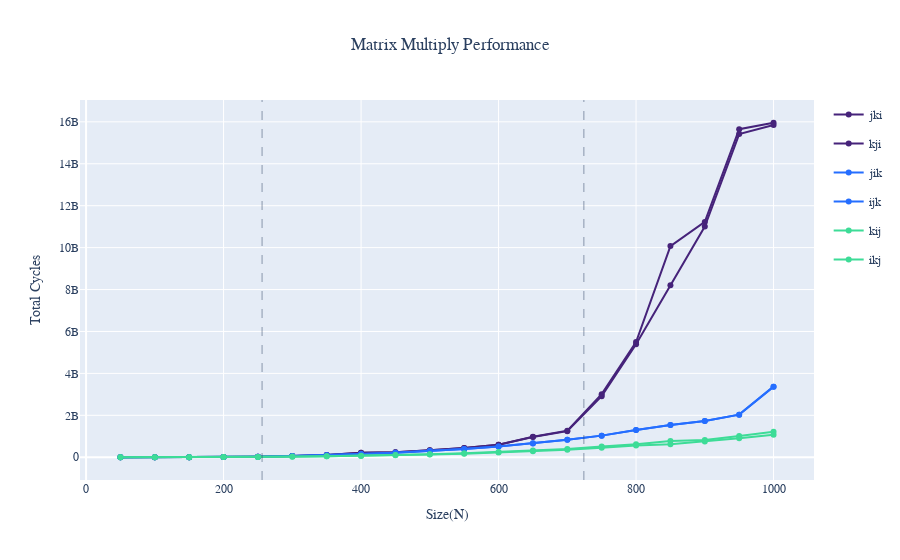

Notebook source saved alongside this figure:
### Code cell
import plotly.express as px
import plotly.graph_objects as go

# column groupings
cols = {
    # inner loop: column-wise access of A & C
    "AC": { "names": ["jki", "kji"], "color": "#46237a"}, 
    
    # inner loop: row-wise access of A, column-wise access of B
    "AB": { "names": ["jik", "ijk"], "color": "#256eff"}, 

    # inner loop: row-wise access of B & C
    "BC": { "names": ["kij", "ikj"], "color": "#3ddc97"}, 
}


def fig_args(cols, class_):
    ys = cols[class_]["names"]
    color = cols[class_]["color"]
    colors = {y:color for y in ys}
    return {
        "x": "N",
        "y": ys,
        "markers": True,
        "color_discrete_map":colors,
    }

results_df = df.to_pandas()
figAC = px.line(results_df, **fig_args(cols, "AC"))
figAB = px.line(results_df, **fig_args(cols, "AB"))
figBC = px.line(results_df, **fig_args(cols, "BC"))

layout = {
    "font": {"family": "Courier New"},
    "title_text": "Matrix Multiply Performance",
    "title_x": 0.5,
    "xaxis_title":"Size(N)",
    "yaxis_title":"Total Cycles",
    "height": 700,
}

fig = go.Figure(layout=layout,data=figAC.data + figAB.data + figBC.data)
fig.add_vline(x=l2_cutoff, line_width=0.5, line_dash="dash")
fig.add_vline(x=l3_cutoff, line_width=0.5, line_dash="dash")
# fig.update_yaxes(type="log")
fig.show()

### Figure 1 — Plotly figure (JSON) as saved in the notebook; plotly's stock layout.template omitted (floating-point values rounded to 4 significant figures)
{"data": [{"hovertemplate": "variable=jki<br>N=%{x}<br>value=%{y}<extra></extra>", "legendgroup": "jki", "line": {"color": "#46237a", "dash": "solid"}, "marker": {"symbol": "circle"}, "mode": "lines+markers", "name": "jki", "orientation": "v", "showlegend": true, "type": "scatter", "x": [50, 100, 150, 200, 250, 300, 350, 400, 450, 500, 550, 600, 650, 700, 750, 800, 850, 900, 950, 1000], "xaxis": "x", "y": [154754, 1351384, 5474966, 13841778, 28263062, 61132920, 112184072, 209115950, 242030116, 335806434, 446907006, 600894422, 974395662, 1267458862, 3009915454, 5492524276, 10072968572, 11225391360, 15647547820, 15956110260], "yaxis": "y"}, {"hovertemplate": "variable=kji<br>N=%{x}<br>value=%{y}<extra></extra>", "legendgroup": "kji", "line": {"color": "#46237a", "dash": "solid"}, "marker": {"symbol": "circle"}, "mode": "lines+markers", "name": "kji", "orientation": "v", "showlegend": true, "type": "scatter", "x": [50, 100, 150, 200, 250, 300, 350, 400, 450, 500, 550, 600, 650, 700, 750, 800, 850, 900, 950, 1000], "xaxis": "x", "y": [154708, 1335604, 5426906, 13841780, 28262020, 61132920, 112184072, 209115952, 242030116, 335806436, 446907008, 600894422, 961430350, 1244201124, 2911171940, 5391181288, 8203242254, 11003976642, 15415745256, 15846825686], "yaxis": "y"}, {"hovertemplate": "variable=jik<br>N=%{x}<br>value=%{y}<extra></extra>", "legendgroup": "jik", "line": {"color": "#256eff", "dash": "solid"}, "marker": {"symbol": "circle"}, "mode": "lines+markers", "name": "jik", "orientation": "v", "showlegend": true, "type": "scatter", "x": [50, 100, 150, 200, 250, 300, 350, 400, 450, 500, 550, 600, 650, 700, 750, 800, 850, 900, 950, 1000], "xaxis": "x", "y": [154708, 1335604, 5426908, 13841778, 28262018, 61132920, 97953406, 150888790, 213287836, 295399160, 394922682, 517669586, 664085998, 832872712, 1031486048, 1302529214, 1535027896, 1728604296, 2032249724, 3368324556], "yaxis": "y"}, {"hovertemplate": "variable=ijk<br>N=%{x}<br>value=%{y}<extra></extra>", "legendgroup": "ijk", "line": {"color": "#256eff", "dash": "solid"}, "marker": {"symbol": "circle"}, "mode": "lines+markers", "name": "ijk", "orientation": "v", "showlegend": true, "type": "scatter", "x": [50, 100, 150, 200, 250, 300, 350, 400, 450, 500, 550, 600, 650, 700, 750, 800, 850, 900, 950, 1000], "xaxis": "x", "y": [154710, 1335606, 5426908, 13841780, 28262018, 61132918, 97953404, 150888790, 213287834, 293679488, 392890322, 517669588, 658955150, 832872710, 1031486048, 1302529212, 1535027896, 1728604298, 2032249722, 3368324554], "yaxis": "y"}, {"hovertemplate": "variable=kij<br>N=%{x}<br>value=%{y}<extra></extra>", "legendgroup": "kij", "line": {"color": "#3ddc97", "dash": "solid"}, "marker": {"symbol": "circle"}, "mode": "lines+markers", "name": "kij", "orientation": "v", "showlegend": true, "type": "scatter", "x": [50, 100, 150, 200, 250, 300, 350, 400, 450, 500, 550, 600, 650, 700, 750, 800, 850, 900, 950, 1000], "xaxis": "x", "y": [152218, 1074146, 3619096, 8884384, 17504286, 30106248, 46386888, 71828360, 102554792, 140629378, 189986920, 251448276, 318134592, 399256856, 511712118, 617190936, 774781592, 823260566, 1010403226, 1211836932], "yaxis": "y"}, {"hovertemplate": "variable=ikj<br>N=%{x}<br>value=%{y}<extra></extra>", "legendgroup": "ikj", "line": {"color": "#3ddc97", "dash": "solid"}, "marker": {"symbol": "circle"}, "mode": "lines+markers", "name": "ikj", "orientation": "v", "showlegend": true, "type": "scatter", "x": [50, 100, 150, 200, 250, 300, 350, 400, 450, 500, 550, 600, 650, 700, 750, 800, 850, 900, 950, 1000], "xaxis": "x", "y": [118162, 1047474, 3530962, 8412374, 16470418, 28428320, 44921640, 65494850, 93747446, 129279554, 171132980, 224782782, 286233788, 360802400, 451693382, 558696986, 617300410, 747351756, 903203648, 1076528258], "yaxis": "y"}], "layout": {"autosize": true, "font": {"family": "Courier New"}, "shapes": [{"line": {"dash": "dash", "width": 0.5}, "type": "line", "x0": 256, "x1": 256, "xref": "x", "y0": 0, "y1": 1, "yref": "y domain"}, {"line": {"dash": "dash", "width": 0.5}, "type": "line", "x0": 724.1, "x1": 724.1, "xref": "x", "y0": 0, "y1": 1, "yref": "y domain"}], "title": {"text": "Matrix Multiply Performance", "x": 0.5}, "xaxis": {"autorange": true, "range": [-9.202, 1059.0], "title": {"text": "Size(N)"}, "type": "linear"}, "yaxis": {"autorange": true, "range": [-1031000000.0, 16990000000.0], "title": {"text": "Total Cycles"}, "type": "linear"}}}
